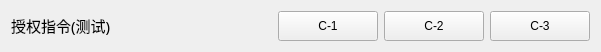
   <widget class="QWidget" name="horizontalLayoutWidget">
    <property name="geometry">
     <rect>
      <x>1</x>
      <y>685</y>
      <width>601</width>
      <height>41</height>
     </rect>
    </property>
    <layout class="QHBoxLayout" name="horizontalLayout">
     <item>
      <widget class="QLabel" name="label_2222">
       <property name="minimumSize">
        <size>
         <width>126</width>
         <height>25</height>
        </size>
       </property>
       <property name="maximumSize">
        <size>
         <width>126</width>
         <height>25</height>
        </size>
       </property>
       <property name="font">
        <font>
         <family>宋体</family>
         <pointsize>11</pointsize>
        </font>
       </property>
       <property name="text">
        <string>授权指令(测试)</string>
       </property>
      </widget>
     </item>
     <item>
      <spacer name="horizontalSpacer_2">
       <property name="orientation">
        <enum>Qt::Horizontal</enum>
       </property>
       <property name="sizeHint" stdset="0">
        <size>
         <width>40</width>
         <height>20</height>
        </size>
       </property>
      </spacer>
     </item>
     <item>
      <widget class="QPushButton" name="pushButton_6">
       <property name="minimumSize">
        <size>
         <width>100</width>
         <height>30</height>
        </size>
       </property>
       <property name="maximumSize">
        <size>
         <width>100</width>
         <height>30</height>
        </size>
       </property>
       <property name="text">
        <string>C-1</string>
       </property>
      </widget>
     </item>
     <item>
      <widget class="QPushButton" name="pushButton_9">
       <property name="minimumSize">
        <size>
         <width>100</width>
         <height>30</height>
        </size>
       </property>
       <property name="maximumSize">
        <size>
         <width>100</width>
         <height>30</height>
        </size>
       </property>
       <property name="text">
        <string>C-2</string>
       </property>
      </widget>
     </item>
     <item>
      <widget class="QPushButton" name="pushButton_10">
       <property name="minimumSize">
        <size>
         <width>100</width>
         <height>30</height>
        </size>
       </property>
       <property name="maximumSize">
        <size>
         <width>100</width>
         <height>30</height>
        </size>
       </property>
       <property name="text">
        <string>C-3</string>
       </property>
      </widget>
     </item>
    </layout>
   </widget>
